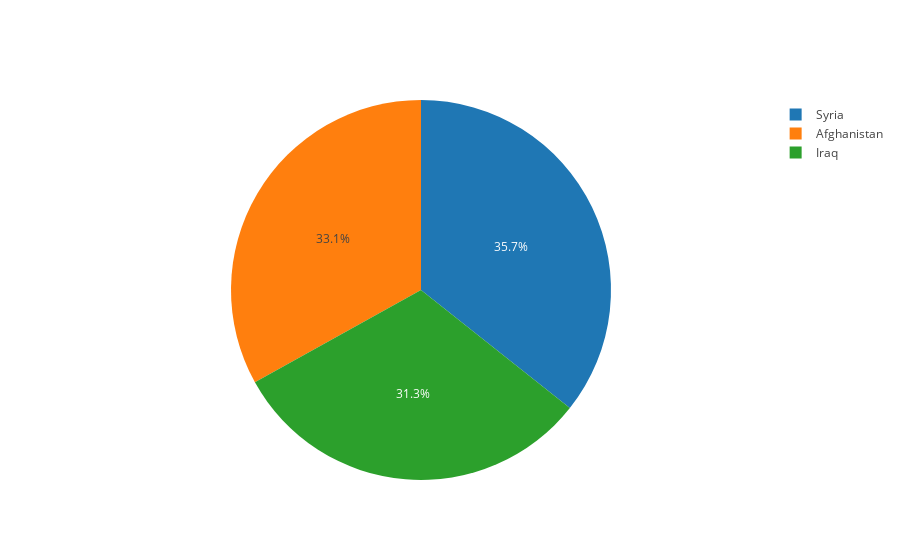

The notebook cell saved with this chart:
### Code cell
#Using Plotly to find the percentage difference between the top 3 refugee-seeking countries(BASED ON THE WORLD MAP)
labels = ['Afghanistan','Iraq','Syria']
values = [952542,900244,1027453]

trace = go.Pie(labels=labels, values=values)

py.iplot([trace])

### Figure 1 — Plotly figure (JSON) as saved in the notebook; plotly's stock layout.template omitted (floating-point values rounded to 4 significant figures)
{"data": [{"labels": ["Afghanistan", "Iraq", "Syria"], "type": "pie", "uid": "daf4e18a-81be-4c35-840f-1360d453473e", "values": [952542, 900244, 1027453]}], "layout": {}}
